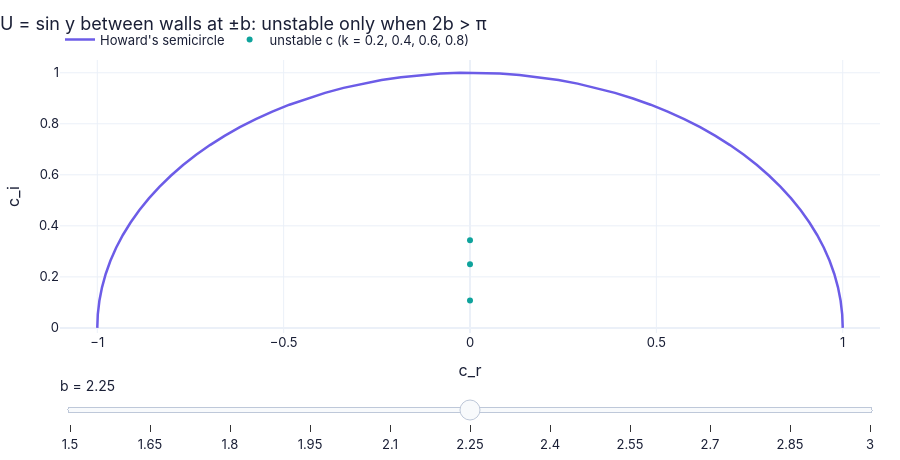

Here is the notebook cell this chart was saved with:
### Markdown cell above
**Slider figure F6 — a bounded shear flow: $U=\sin y$ between walls at $y=\pm b$.** For each half-width $b$: Rayleigh's equation
(C12) solved for four wavenumbers, with Howard's semicircle for that velocity range. The unstable eigenvalues appear only when
$2b>\pi$ (N95 in C12 explains why this profile matters).

### Code cell
def f6(b):                                                         # traces for one half-width b
    ps = ch11.inviscid_profile("sin", b=b)                         # U = sin y on |y| <= b, with walls
    Umax = 1.0 if b >= np.pi/2 else np.sin(b)                      # the fastest fluid (the slowest is -Umax)
    ar, ai = ST.howard_semicircle(-Umax, Umax, n=60)               # the semicircle for this velocity range
    cu = []                                                        # unstable eigenvalues found
    for k in (0.2, 0.4, 0.6, 0.8):   # repeat the indented lines for each item listed
        e = ch11.rayleigh_eigs(k, ps["U"], ps["Upp"], domain=ps["domain"], N=80, tol=1e-4, unstable_only=True)   # (11.81)-(11.82)
        cu += [e[0]] if len(e) else []   # keep the growing eigenvalue if there is one
    cu = np.array(cu) if cu else np.array([np.nan + 0j])           # nothing unstable: an empty marker
    return {"Howard's semicircle": (ar, ai), "unstable c (k = 0.2, 0.4, 0.6, 0.8)": (cu.real, cu.imag)}   # the values for this call

figF6 = slider_figure(f6, "b", np.round(np.linspace(1.5, 3.0, 6 if FAST else 11), 2), xlabel="c_r", ylabel="c_i",   # slider: the half-width of the channel
                      title="U = sin y between walls at ±b: unstable only when 2b > π", xrange=(-1.1, 1.1), yrange=(-0.02, 1.05),   # the message
                      modes={"unstable c (k = 0.2, 0.4, 0.6, 0.8)": "markers"})   # eigenvalues drawn as markers
figF6.show()   # display the interactive slider figure
